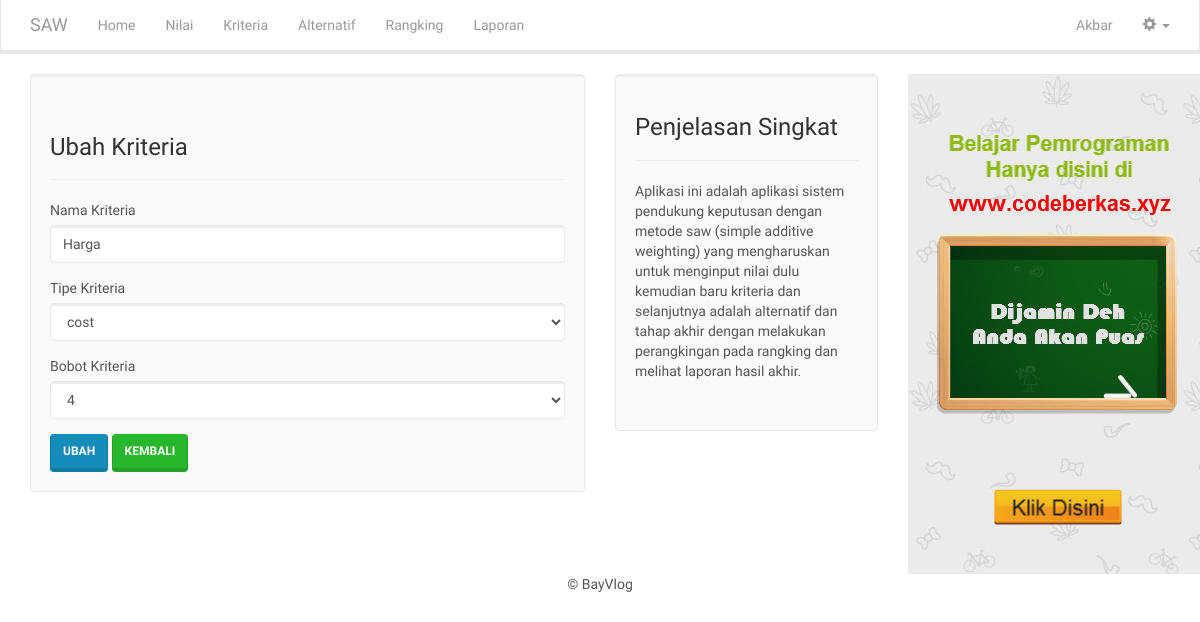
/kriteria-ubah.php?id=13 (signed in), run on the app's committed database.
### tables this page shows
CREATE TABLE `kriteria` (
  `id_kriteria` int(11) NOT NULL,
  `nama_kriteria` varchar(255) NOT NULL,
  `tipe_kriteria` varchar(10) NOT NULL,
  `bobot_kriteria` double NOT NULL
);

### includes/kriteria.inc.php (called while the page is built, shortened)
<?php
class Kriteria{
	private $conn;
	private $table_name = "kriteria";
	public $id;
	public function __construct($db){
		$this->conn = $db;
	}
	function readOne(){
		$query = "SELECT * FROM " . $this->table_name . " WHERE id_kriteria=? LIMIT 0,1";
		$stmt = $this->conn->prepare( $query );
		$stmt->bindParam(1, $this->id);
		$stmt->execute();
		$row = $stmt->fetch(PDO::FETCH_ASSOC);
		$this->id = $row['id_kriteria'];
		$this->kt = $row['nama_kriteria'];
		$this->tp = $row['tipe_kriteria'];
		$this->jm = $row['bobot_kriteria'];
	}
}
?>

### kriteria-ubah.php (the view, shortened to what this page needs)
<?php
include_once 'header.php';
$id = isset($_GET['id']) ? $_GET['id'] : die('ERROR: missing ID.');
include_once 'includes/kriteria.inc.php';
$eks = new Kriteria($db);
$eks->id = $id;
$eks->readOne();
?>
		<div class="row">
		  <div class="col-xs-12 col-sm-6 col-md-6">
		  <div class="well">
		  	<div class="page-header">
			  <h3>Ubah Kriteria</h3>
			</div>
			    <form method="post">
				  <div class="form-group">
				    <label for="kt">Nama Kriteria</label>
				    <input type="text" class="form-control" id="kt" name="kt" value="<?php echo $eks->kt; ?>">
				  </div>
				  <div class="form-group">
				    <label for="tp">Tipe Kriteria</label>
				    <select class="form-control" id="tp" name="tp">
				    	<option><?php echo $eks->tp; ?></option>
				    </select>
				  </div>
				  <div class="form-group">
				    <label for="jm">Bobot Kriteria</label>
				    <select class="form-control" id="jm" name="jm">
				    	<option><?php echo $eks->jm; ?></option>
				    </select>
				  </div>
				  <button type="submit" class="btn btn-primary">Ubah</button>
				  <button type="button" onclick="location.href='kriteria.php'" class="btn btn-success">Kembali</button>
				</form>
		  </div>
		  </div>
		  <div class="col-xs-12 col-sm-3 col-md-3">
		  	<?php include_once 'sidebar.php'; ?>
		</div>
		<?php
include_once 'footer.php';
?>

### data on the page
kriteria: kt "Harga", tp "cost", jm "4"

### other printed values
$_SESSION['nama_lengkap'] "Akbar"
